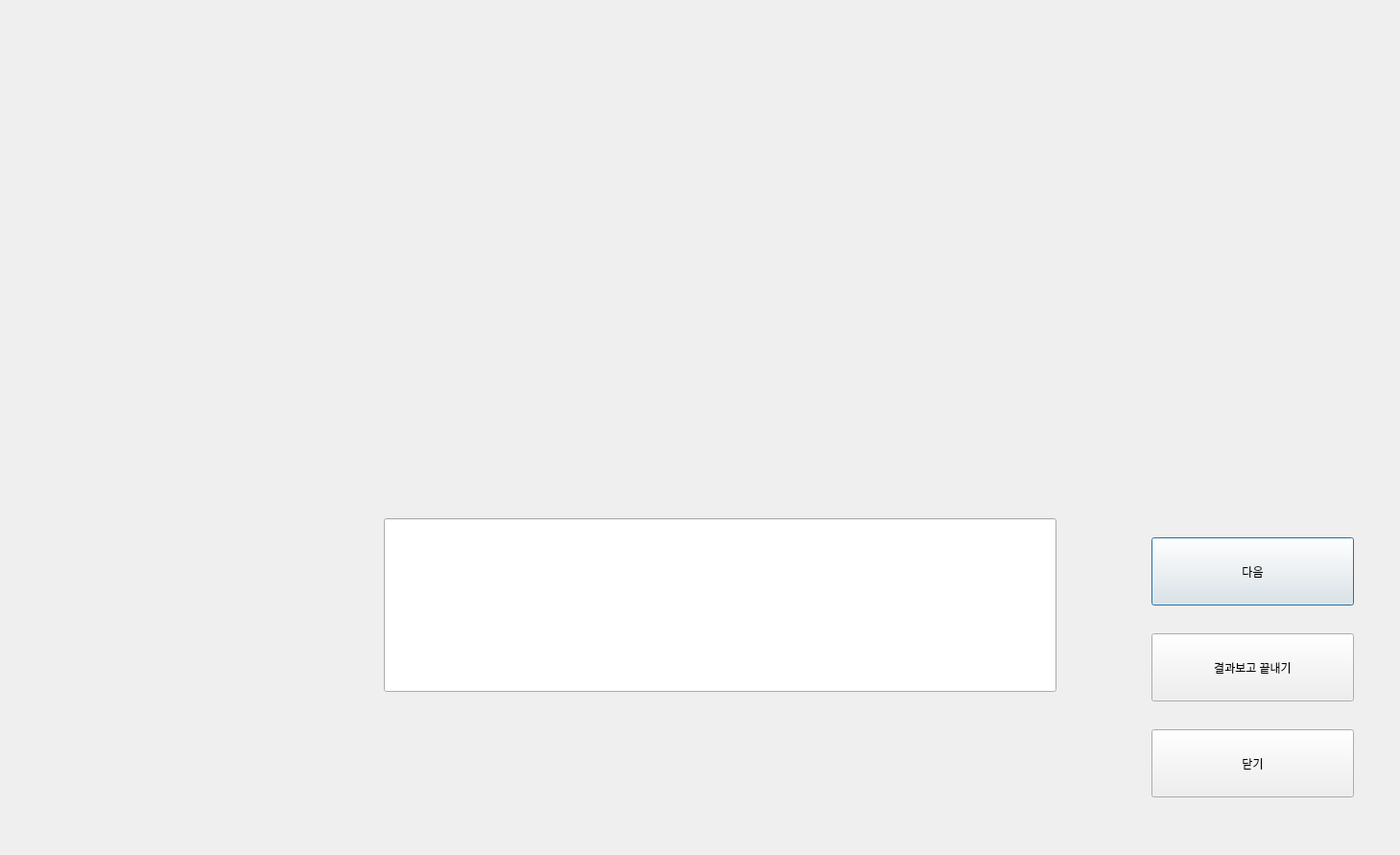
<?xml version="1.0" encoding="UTF-8"?>
<ui version="4.0">
 <class>meantest</class>
 <widget class="QDialog" name="meantest">
  <property name="geometry">
   <rect>
    <x>0</x>
    <y>0</y>
    <width>1459</width>
    <height>891</height>
   </rect>
  </property>
  <property name="windowTitle">
   <string>Dialog</string>
  </property>
  <widget class="QLabel" name="label">
   <property name="geometry">
    <rect>
     <x>410</x>
     <y>120</y>
     <width>691</width>
     <height>281</height>
    </rect>
   </property>
   <property name="font">
    <font>
     <family>Agency FB</family>
     <pointsize>16</pointsize>
     <weight>75</weight>
     <bold>true</bold>
    </font>
   </property>
   <property name="text">
    <string/>
   </property>
  </widget>
  <widget class="QLineEdit" name="lineEdit">
   <property name="geometry">
    <rect>
     <x>400</x>
     <y>540</y>
     <width>701</width>
     <height>181</height>
    </rect>
   </property>
   <property name="font">
    <font>
     <pointsize>16</pointsize>
    </font>
   </property>
  </widget>
  <widget class="QPushButton" name="pushButton">
   <property name="geometry">
    <rect>
     <x>1200</x>
     <y>560</y>
     <width>211</width>
     <height>71</height>
    </rect>
   </property>
   <property name="text">
    <string>다음</string>
   </property>
  </widget>
  <widget class="QPushButton" name="pushButton_2">
   <property name="geometry">
    <rect>
     <x>1200</x>
     <y>660</y>
     <width>211</width>
     <height>71</height>
    </rect>
   </property>
   <property name="text">
    <string>결과보고 끝내기</string>
   </property>
  </widget>
  <widget class="QPushButton" name="pushButton_3">
   <property name="geometry">
    <rect>
     <x>1200</x>
     <y>760</y>
     <width>211</width>
     <height>71</height>
    </rect>
   </property>
   <property name="text">
    <string>닫기</string>
   </property>
  </widget>
 </widget>
 <resources/>
 <connections/>
</ui>
